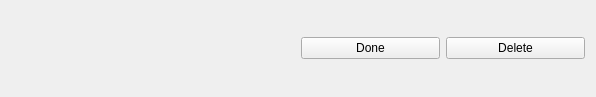
<?xml version="1.0" encoding="UTF-8"?>
<ui version="4.0">
 <class>Form</class>
 <widget class="QWidget" name="Form">
  <property name="geometry">
   <rect>
    <x>0</x>
    <y>0</y>
    <width>596</width>
    <height>97</height>
   </rect>
  </property>
  <property name="windowTitle">
   <string>Form</string>
  </property>
  <layout class="QHBoxLayout" name="horizontalLayout">
   <item>
    <widget class="QLabel" name="label_2">
     <property name="text">
      <string/>
     </property>
    </widget>
   </item>
   <item>
    <widget class="QLabel" name="label">
     <property name="text">
      <string/>
     </property>
    </widget>
   </item>
   <item>
    <widget class="QPushButton" name="pushButton">
     <property name="text">
      <string>Done</string>
     </property>
    </widget>
   </item>
   <item>
    <widget class="QPushButton" name="pushButton_2">
     <property name="text">
      <string>Delete</string>
     </property>
    </widget>
   </item>
  </layout>
 </widget>
 <resources/>
 <connections/>
</ui>
